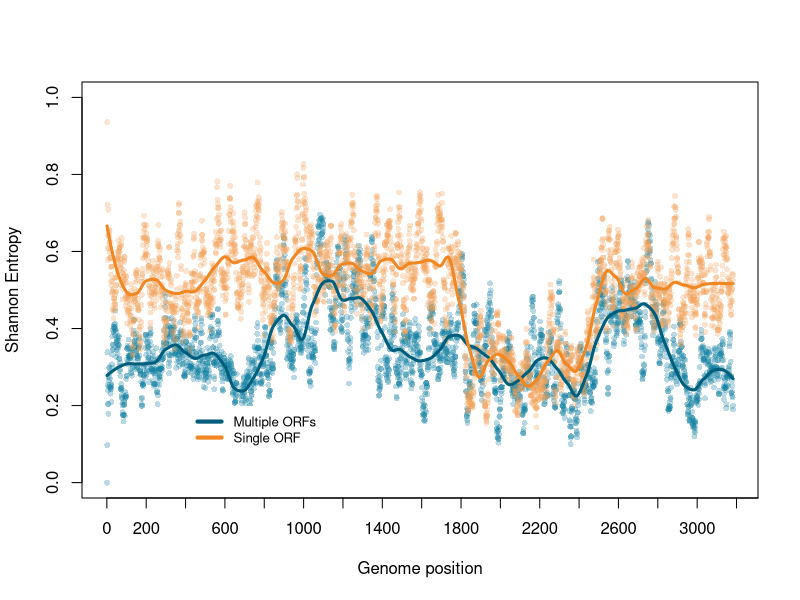

R code for this plot: (Note: this script raises an error after producing the figure.)
setwd('/home/laura/Projects/ovrf/paper_example/')

library(scales)

one <- read.csv("1gen.HBV.m20.shannon.txt", sep="\t", header = FALSE)
colnames(one) <-  c("pos", "value")

comp <- read.csv("compl.HBV.m20.shannon.txt", sep="\t", header = FALSE)
colnames(comp) <-  c("pos", "value")


# Fit local polynomial regression
lo_one <- loess(one$value~one$pos, span=0.1)
lo_comp <- loess(comp$value~comp$pos, span=0.1)


# pdf(file = "shannon_HBV_compare.pdf",
#     width = 12, # The width of the plot in inches
#     height = 5) # The height of the plot in inches

# Points
plot(comp, xaxt='n', col=alpha("#117fa3", 0.3), pch=16, cex=0.8, ylim=c(0,1),
     ylab = "Shannon Entropy",
     xlab= "Genome position"
     )
points(one$pos, one$value, col=alpha("#f1a257", 0.3), pch=16, cex=0.8)
# Add trend lines
lines(predict(lo_comp), col="#005e7d", lwd=3)
lines(predict(lo_one), col="#f08723", lwd=3)
axis(side=1, at=seq(0, 3500, by=200))
legend(400, 0.2, legend=c("Multiple ORFs", "Single ORF"), col=c("#005e7d", "#f08723"),
       lty=1:1, cex=0.8, box.lty = 0, lwd=4)

# 
# dev.off()

# Only one orf in [1815:2454] (coding vs non-coding)
non_coding_one <- one[-one$pos[1815:2454],]
coding_one <- one[one$pos[1815:2454],]


# Complete genome information (lowest are vs the rest)



# Non coding one 

# Valid ORFs: [1375:1840, 2308:3182, 0: 1625, 2849:3182, 0:837, 1815:2454]
non_ov_c <- comp[comp$pos[1840:2308],] # Non overlapping on gene C
all_non_ov <- c(837:1365, 1625:1815, 1840:2308, 2545:2849) 
comp_non_ov <- comp[comp$pos[t_ov],]  # Total non_overlapping regions
comp_ov <- comp[-comp$pos[t_ov],]  # Total non_overlapping regions

# Comparing differences
comp$region <- ifelse(comp$pos %in% all_non_ov, "no-ov", "ov")
boxplot(value~region, data=comp)
res <- wilcox.test(value~region, data=comp)

# complete, overlap gene C
ov_c <- comp[comp$pos[2308:2454],]
